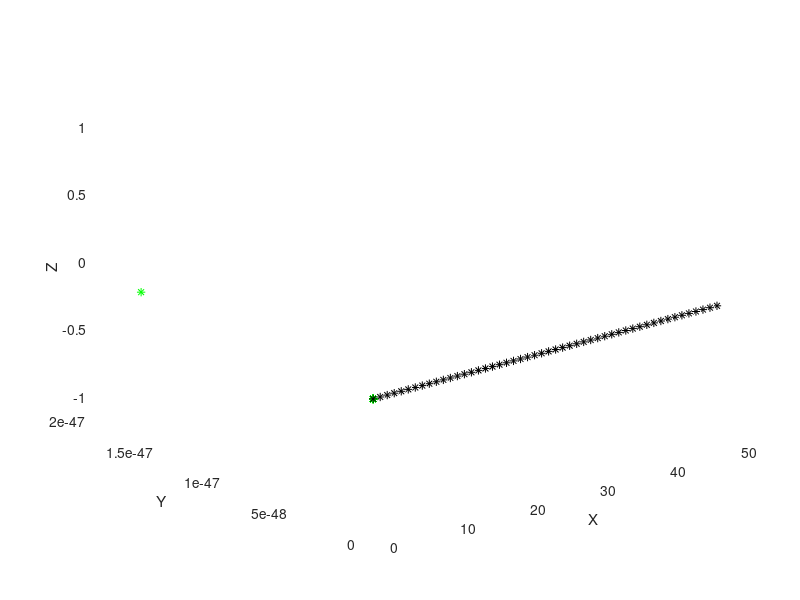

Reproduce this figure in MATLAB.
clf;

M1 = dlmread('surf_1.txt', '\t');
M2 = dlmread('surf_2.txt', '\t');
M3 = dlmread('surf_3.txt', '\t');
M4 = dlmread('surf_4.txt', '\t');
M5 = dlmread('surf_5.txt', '\t');
M6 = dlmread('surf_6.txt', '\t');

L1 = dlmread('north_linetest.txt', '\t');
L2 = dlmread('south_linetest.txt', '\t');
L3 = dlmread('east_linetest.txt', '\t');
L4 = dlmread('west_linetest.txt', '\t');
%MT = dlmread('testtop.txt', '\t');
%MTb = dlmread('testbottom.txt', '\t');
hold on

%plot3(M1(:,1), M1(:,2), M1(:,3), 'r*')
%plot3(M2(:,1), M2(:,2), M2(:,3), 'b*')
%plot3(M3(:,1), M3(:,2), M3(:,3), 'g*')
%plot3(M4(:,1), M4(:,2), M4(:,3), 'k*')
%plot3(M5(:,1), M5(:,2), M5(:,3), 'm*')
%plot3(M6(:,1), M6(:,2), M6(:,3), 'c*')
%plot3(MT(:,1), MT(:,2), MT(:,3), 'b')
%plot3(MTb(:,1), MTb(:,2), MTb(:,3), 'r')

%plot3(L1(:,1), L1(:,2), L1(:,3), 'r*')
%plot3(L2(:,1), L2(:,2), L2(:,3), 'b*')
plot3(L3(:,1), L3(:,2), L3(:,3), 'g*')
plot3(L4(:,1), L4(:,2), L4(:,3), 'k*')

xlabel('X')
ylabel('Y')
zlabel('Z')
view(3)
